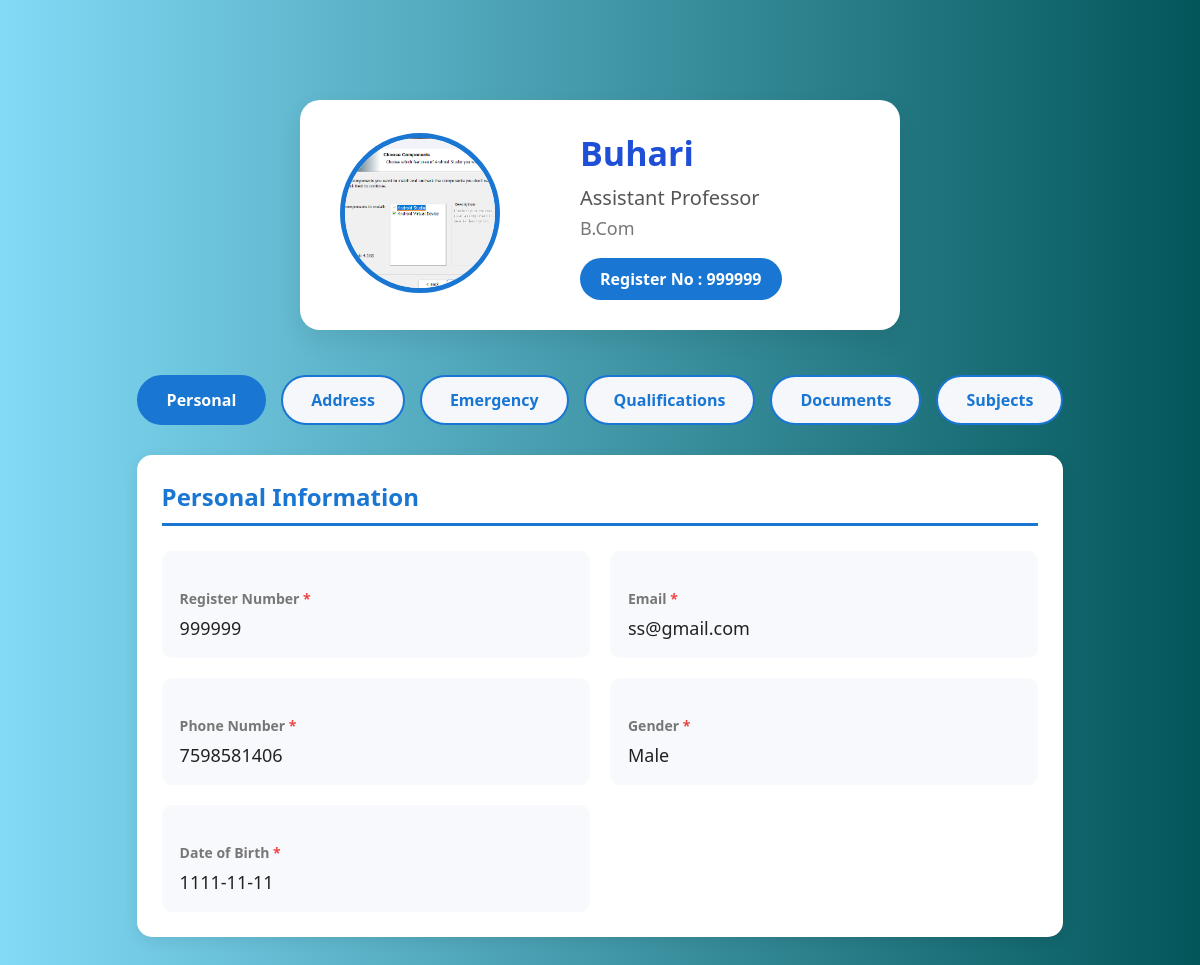
Page /staff_profile.php (signed in) on the committed database.
### tables this page shows
CREATE TABLE `staff` (
  `staff_id` int(11) NOT NULL,
  `staff_name` varchar(100) NOT NULL,
  `register_number` varchar(30) NOT NULL,
  `email` varchar(100) NOT NULL,
  `phone` varchar(15) DEFAULT NULL,
  `gender_id` int(11) NOT NULL,
  `date_of_birth` date NOT NULL,
  `photo` varchar(255) DEFAULT NULL,
  `department_id` int(11) DEFAULT NULL,
  `designation_id` int(11) NOT NULL
);

CREATE TABLE `designations` (
  `designation_id` int(11) NOT NULL,
  `designation_name` varchar(100) NOT NULL
);

CREATE TABLE `departments` (
  `department_id` int(11) NOT NULL,
  `department_name` varchar(100) NOT NULL,
  `program_level` enum('UG','PG','Diploma','PhD') NOT NULL DEFAULT 'UG'
);

CREATE TABLE `genders` (
  `gender_id` int(11) NOT NULL,
  `gender_name` varchar(20) NOT NULL
);

### staff_profile.php (the view, shortened to what this page needs)
<?php
require "database.php";
if($_SESSION["role_id"] == 3){
    if(!isset($_GET["id"])){
        header("Location: manage_staff.php");
        exit();
    }
    $staff_id = intval($_GET["id"]);
}
else if($_SESSION["role_id"] == 2){
    $staff_id = $_SESSION["staff_id"];
}
else{
    header("Location: login.php");
    exit();
}
$stmt = mysqli_prepare(
    $conn,
    "SELECT
        s.*,
        g.gender_name,
        d.department_name,
        des.designation_name
     FROM staff s
     LEFT JOIN genders g
     ON s.gender_id = g.gender_id
     LEFT JOIN departments d
     ON s.department_id = d.department_id
     LEFT JOIN designations des
     ON s.designation_id = des.designation_id
     WHERE s.staff_id = ?"
);
mysqli_stmt_bind_param(
    $stmt,
    "i",
    $staff_id
);
mysqli_stmt_execute($stmt);
$result = mysqli_stmt_get_result($stmt);
$staff = mysqli_fetch_assoc($result);
?>
<!DOCTYPE html>
<html lang="en">
<head>
<link rel="stylesheet" href="style.css">
</head>
<body>
<div class="profile-container">
    <div class="profile-header">
    <div class="profile-photo">
        <?php if(!empty($staff["photo"])) { ?>
            <img
            src="<?php echo htmlspecialchars($staff["photo"]); ?>"
            alt="Staff Photo">
        <?php } else { ?>
            <img
            src="images/default-user.png"
            alt="Default Photo">
        <?php } ?>
    </div>
    <div class="profile-info">
        <h2>
            <?php echo htmlspecialchars($staff["staff_name"]); ?>
        </h2>
        <p class="designation">
            <?php echo htmlspecialchars($staff["designation_name"]); ?>
        </p>
        <p class="department">
            <?php echo htmlspecialchars($staff["department_name"]); ?>
        </p>
        <span class="register-number">
            Register No :
            <?php echo htmlspecialchars($staff["register_number"]); ?>
        </span>
    </div>
</div>
<div class="profile-tabs">
    <button class="tab-btn active"
        onclick="openTab(event,'personal')">
        Personal
    </button>
    <button class="tab-btn"
        onclick="openTab(event,'address')">
        Address
    </button>
    <button class="tab-btn"
        onclick="openTab(event,'emergency')">
        Emergency
    </button>
    <button class="tab-btn"
        onclick="openTab(event,'qualification')">
        Qualifications
    </button>
    <button class="tab-btn"
        onclick="openTab(event,'documents')">
        Documents
    </button>
    <button
class="tab-btn"
onclick="openTab(event,'subjects')">
Subjects
</button>
</div>
     <div id="personal" class="tab-content">
    <div class="profile-card">
    <h3 class="card-title">
        Personal Information
    </h3>
    <div class="info-grid">
        <div class="info-item">
            <label>Register Number</label>
            <span>
                <?php echo htmlspecialchars($staff["register_number"]); ?>
            </span>
        </div>
        <div class="info-item">
            <label>Email</label>
            <span>
                <?php echo htmlspecialchars($staff["email"]); ?>
            </span>
        </div>
        <div class="info-item">
            <label>Phone Number</label>
            <span>
                <?php echo htmlspecialchars($staff["phone"]); ?>
            </span>
        </div>
        <div class="info-item">
            <label>Gender</label>
            <span>
                <?php echo htmlspecialchars($staff["gender_name"]); ?>
            </span>
        </div>
        <div class="info-item">
            <label>Date of Birth</label>
            <span>
                <?php echo htmlspecialchars($staff["date_of_birth"]); ?>
            </span>
        </div>
    </div>
</div>
</div>
</body>
</html>

### style.css (style rules this page uses)
* { margin:0; padding:0; box-sizing:border-box; font-family:'Segoe UI', Tahoma, Geneva, Verdana, sans-serif; }
body { min-height:100vh; display:flex; justify-content:center; align-items:center; padding:40px; background:linear-gradient( to right, #82daf7, #03565a ); }
label { margin-top:15px; margin-bottom:6px; color:#0F172A; font-weight:600; }
button { width:100%; padding:14px; border:none; border-radius:10px; font-size:16px; font-weight:600; cursor:pointer; margin-top:15px; transition:0.3s ease; }
label { display:block; margin-top:20px; margin-bottom:8px; font-size:18px; font-weight:600; color:#222; }
label::after { content:" *"; color:#EF4444; }
.profile-container { max-width:1100px; margin:40px auto; padding:20px; }
.profile-header { display:flex; align-items:center; gap:30px; background:#ffffff; border-radius:15px; padding:30px; box-shadow:0 4px 15px rgba(0,0,0,0.08); margin-bottom:25px; }
.profile-photo { flex-shrink:0; }
.profile-photo img { width:160px; height:160px; border-radius:50%; object-fit:cover; border:5px solid #1976d2; }
.profile-info { flex:1; }
.profile-info h2 { margin:0; font-size:34px; color:#1f4fd6; }
.designation { margin-top:8px; font-size:20px; color:#555; }
.department { margin-top:5px; font-size:18px; color:#777; }
.register-number { display:inline-block; margin-top:18px; background:#1976d2; color:#fff; padding:10px 20px; border-radius:30px; font-weight:600; }
.profile-card { background:#fff; border-radius:15px; padding:25px; margin-bottom:25px; box-shadow:0 4px 15px rgba(0,0,0,.08); }
.card-title { margin:0 0 25px; color:#1976d2; font-size:24px; border-bottom:3px solid #1976d2; padding-bottom:10px; }
.info-grid { display:grid; grid-template-columns:repeat(2,1fr); gap:20px; }
.info-item { background:#f8f9fc; border-radius:10px; padding:18px; }
.info-item label { display:block; font-size:14px; color:#777; margin-bottom:8px; font-weight:600; }
.profile-tabs { display:flex; justify-content:center; align-items:center; gap:15px; margin:30px 0; flex-wrap:wrap; }
.tab-btn { background:#f5f7fb; color:#1976d2; border:2px solid #1976d2; border-radius:30px; padding:12px 28px; font-size:16px; font-weight:600; cursor:pointer; transition:.3s; }
.tab-btn.active { background:#1976d2; color:#fff; }
.tab-content { display:none; }
.info-item span { font-size:18px; color:#222; font-weight:500; }
.profile-tabs .tab-btn { width:auto; display:inline-block; flex:0 0 auto; }
.profile-header { display:flex; align-items:center; gap:80px; max-width:600px; margin:0 auto 30px; background:#fff; border-radius:20px; padding:30px 40px; box-shadow:0 10px 25px rgba(0,0,0,.08); }

### rows in the picture
staff: photo (picture), staff_name "Buhari", designation.designation_name "Assistant Professor", department.department_name "B.Com", register_number "999999", email "ss@gmail.com", phone "7598581406", gender.gender_name "Male", date_of_birth "1111-11-11"
